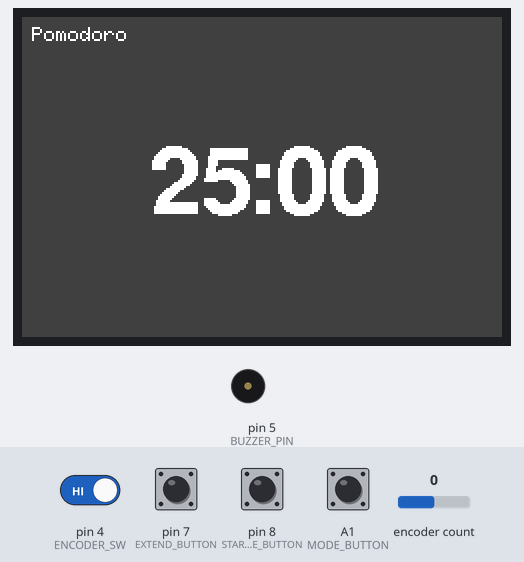
Bench run of a sketch on a simulated Arduino Nano, built with avr-gcc and run on an emulated ATmega328P. Parts: 480×320 colour display, buzzer (waves = sounding). Inputs (shaded band) come from the test bench; at power-on: A1 (MODE_BUTTON), pin 4 (ENCODER_SW), pin 7 (EXTEND_BUTTON), pin 8 (START_PAUSE_BUTTON) HIGH, encoder count 0.

Above: at 1.8 s.
1.9 s: pin 4 (ENCODER_SW) driven LOW
At 2.9 s:
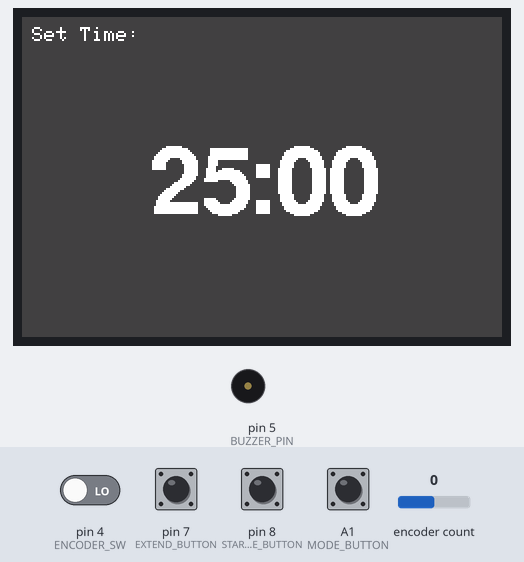
3.6 s: pin 4 (ENCODER_SW) driven HIGH
At 3.81 s:
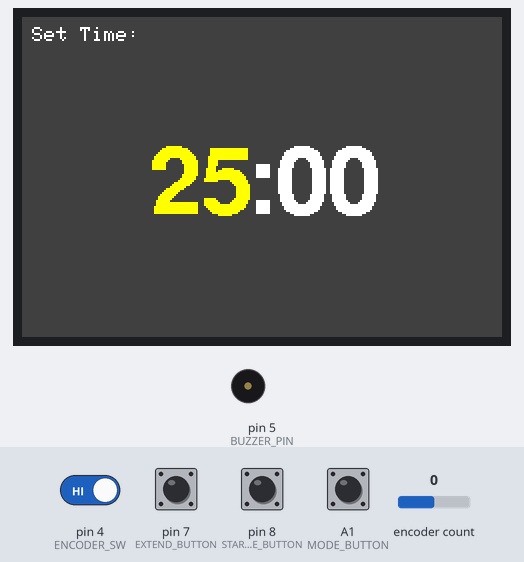
5.1 s: pin 8 (START_PAUSE_BUTTON) pulled LOW for 0.15 s
At 5.54 s:
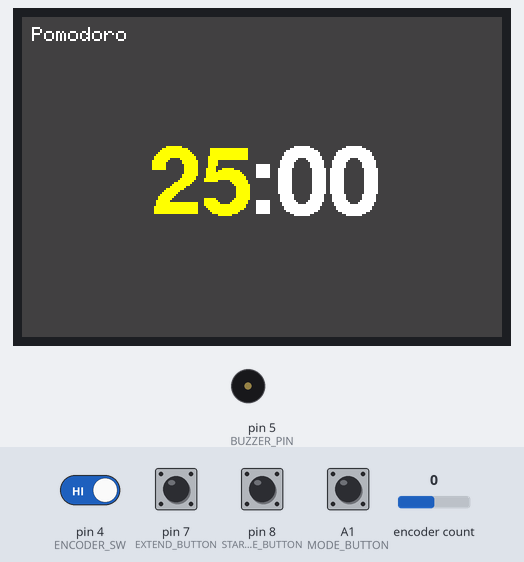
5.8 s: encoder count set to 1
At 6.01 s:
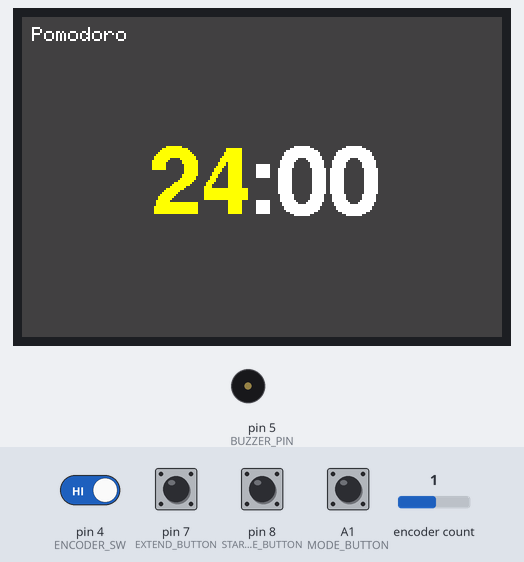
7.3 s: encoder count set to 2
At 7.52 s:
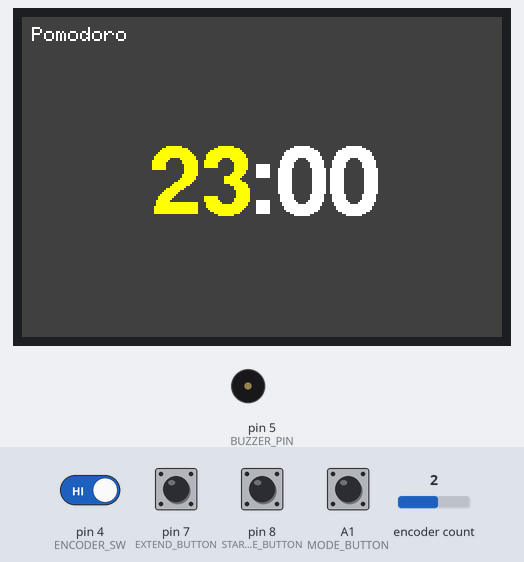
8.8 s: pin 4 (ENCODER_SW) driven LOW
At 9.7 s:
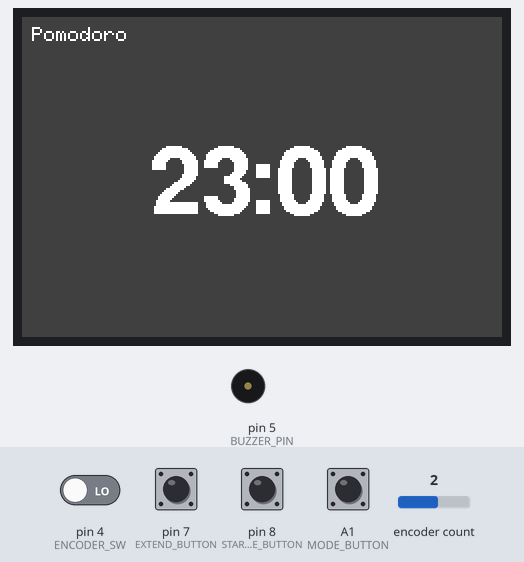
Timing chart, 0 to 11.4 s (numbered marks = the images above; inputs shaded):
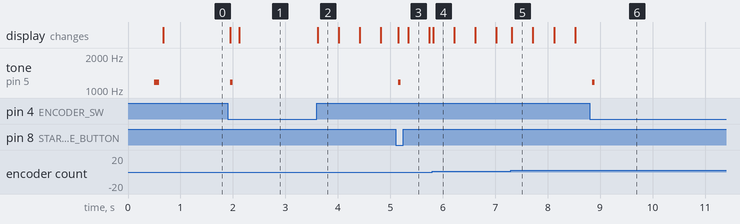

The sketch:

pomodoro.ino
```cpp
#include <Adafruit_GFX.h>
#include <Adafruit_ST7796S_kbv.h>
#include <SPI.h>
#include <Encoder.h>

#include "Fonts/FreeSansBold24pt7b.h"

// remember logic shifter!!

#define TFT_CS   10
#define TFT_DC   9
#define TFT_RST  -1 // Connect display RST to Nano RST pin for hardware reset.
#define ENCODER_A   2 // Interrupt Pin
#define ENCODER_B   3 // Interrupt Pin
#define ENCODER_SW  4
#define START_PAUSE_BUTTON  8
#define EXTEND_BUTTON       7
#define MODE_BUTTON         A1
#define BUZZER_PIN  5
#define WORK_BG     0x000F  // A very dark, deep blue
#define BREAK_BG    0x0410  // A calming, dark teal
#define IDLE_BG     0x4208  // A medium-dark grey
#define WHITE       0xFFFF
#define YELLOW      0xFFE0

Adafruit_ST7796S_kbv tft(TFT_CS, TFT_DC, TFT_RST);
Encoder myEncoder(ENCODER_A, ENCODER_B);
enum OperatingMode { MODE_POMODORO, MODE_52_17, MODE_ALARM };
OperatingMode currentMode = MODE_POMODORO;
enum TimerState {
  STATE_IDLE, STATE_RUNNING_WORK, STATE_RUNNING_BREAK, STATE_PAUSED,
  STATE_SETTING_MINUTES, STATE_SETTING_SECONDS, STATE_ALARM_TRIGGERED
};
TimerState currentState = STATE_IDLE;
TimerState pausedState;

unsigned long timeLeftInSeconds = 0;
unsigned long workTimeSetting = 25 * 60;
unsigned long breakTimeSetting = 5 * 60;
unsigned long lastSecondMillis = 0;

long encoderPosition  = 0;
bool isBlinking = false;
unsigned long lastBlinkMillis = 0;

char lastDisplayedTime[6] = "00:00";
char lastSetTimeString[6] = "00:00";
uint16_t currentBgColor = IDLE_BG;

void buzz(int count, int duration, int frequency = 1175);

void setup() {
  delay(500);

  pinMode(ENCODER_SW, INPUT_PULLUP);
  pinMode(START_PAUSE_BUTTON, INPUT_PULLUP);
  pinMode(EXTEND_BUTTON, INPUT_PULLUP);
  pinMode(MODE_BUTTON, INPUT_PULLUP);
  pinMode(BUZZER_PIN, OUTPUT);

  tft.begin(8000000);
  tft.setRotation(1);

  buzz(1, 100, 1175);
  resetToIdle();
}

void loop() {
  handleInputs();

  if (currentState == STATE_RUNNING_WORK || currentState == STATE_RUNNING_BREAK) {
    updateTimer();
  }

  if (currentState == STATE_SETTING_MINUTES || currentState == STATE_SETTING_SECONDS) {
    handleTimeSetting();
    handleBlinking();
  }
}

void updateTimer() {
  if (millis() - lastSecondMillis >= 1000) {
    lastSecondMillis = millis();
    if (timeLeftInSeconds > 0) {
      timeLeftInSeconds--;
      drawTime();
    } else {
      handleTimerEnd();
    }
  }
}

void handleTimerEnd() {
  if (currentMode == MODE_POMODORO || currentMode == MODE_52_17) {
    if (currentState == STATE_RUNNING_WORK) {
      buzz(2, 150, 1500);
      currentState = STATE_RUNNING_BREAK;
      timeLeftInSeconds = breakTimeSetting;
    } else {
      buzz(1, 200, 1175);
      currentState = STATE_RUNNING_WORK;
      timeLeftInSeconds = workTimeSetting;
    }
  } else {
    currentState = STATE_ALARM_TRIGGERED;
    while (true) {
      buzz(1, 500, 2000);
      delay(1000);
      if (digitalRead(START_PAUSE_BUTTON) == LOW || digitalRead(EXTEND_BUTTON) == LOW ||
          digitalRead(MODE_BUTTON) == LOW || digitalRead(ENCODER_SW) == LOW) {
        break;
      }
    }
    resetToIdle();
  }
  drawScreenLayout();
}

void resetToIdle() {
  currentState = STATE_IDLE;
  switch (currentMode) {
    case MODE_POMODORO:
      workTimeSetting = 25 * 60; breakTimeSetting = 5 * 60; break;
    case MODE_52_17:
      workTimeSetting = 52 * 60; breakTimeSetting = 17 * 60; break;
    case MODE_ALARM:
      workTimeSetting = 10 * 60; breakTimeSetting = 0; break;
  }
  timeLeftInSeconds = workTimeSetting;
  drawScreenLayout();
}

void handleInputs() {
  if (digitalRead(START_PAUSE_BUTTON) == LOW) {
    delay(50);
    if (digitalRead(START_PAUSE_BUTTON) == LOW) {
      buzz(1, 50, 1175);
      if (currentState == STATE_IDLE) currentState = STATE_RUNNING_WORK;
      else if (currentState == STATE_RUNNING_WORK || currentState == STATE_RUNNING_BREAK) {
        pausedState = currentState; currentState = STATE_PAUSED;
      } else if (currentState == STATE_PAUSED) currentState = pausedState;
      drawScreenLayout();
      while (digitalRead(START_PAUSE_BUTTON) == LOW);
    }
  }

  if (digitalRead(EXTEND_BUTTON) == LOW) {
    delay(50);
    if (digitalRead(EXTEND_BUTTON) == LOW) {
      if (currentState != STATE_IDLE && currentState != STATE_SETTING_MINUTES && currentState != STATE_SETTING_SECONDS) {
        buzz(1, 50, 1175);
        timeLeftInSeconds += 5 * 60;
        drawTime();
      }
      while (digitalRead(EXTEND_BUTTON) == LOW);
    }
  }

  if (digitalRead(MODE_BUTTON) == LOW) {
    delay(50);
    if (digitalRead(MODE_BUTTON) == LOW) {
      if (currentState == STATE_IDLE || currentState == STATE_PAUSED) {
        buzz(1, 50, 1175);
        currentMode = static_cast<OperatingMode>((currentMode + 1) % 3);
        resetToIdle();
      }
      while (digitalRead(MODE_BUTTON) == LOW);
    }
  }

  if (digitalRead(ENCODER_SW) == LOW) {
    delay(50);
    if (digitalRead(ENCODER_SW) == LOW) {
      if (currentState == STATE_IDLE || currentState == STATE_PAUSED) {
        buzz(1, 50, 1175);
        currentState = STATE_SETTING_MINUTES;
        drawSettingScreenLayout();
        myEncoder.write((timeLeftInSeconds / 60) * 4);
        encoderPosition = myEncoder.read() / 4;
      } else if (currentState == STATE_SETTING_MINUTES) {
        buzz(1, 50, 1175);
        currentState = STATE_SETTING_SECONDS;
        drawSettingTime();
        myEncoder.write((timeLeftInSeconds % 60) * 4);
        encoderPosition = myEncoder.read() / 4;
      } else if (currentState == STATE_SETTING_SECONDS) {
        if (timeLeftInSeconds == 0) timeLeftInSeconds = 1;
        workTimeSetting = timeLeftInSeconds;
        buzz(2, 75, 1568);
        currentState = STATE_IDLE;
        drawScreenLayout();
      }
      while (digitalRead(ENCODER_SW) == LOW);
    }
  }
}

void handleTimeSetting() {
    long newEncoderPos = myEncoder.read() / 4;
    long oldEncoderPos = encoderPosition;

    if (newEncoderPos != oldEncoderPos) {
        if (currentState == STATE_SETTING_MINUTES) {
            long minutes = timeLeftInSeconds / 60;
            if (newEncoderPos < oldEncoderPos) minutes++;
            else minutes--;
            if (minutes < 0) minutes = 59;
            if (minutes > 59) minutes = 0;
            timeLeftInSeconds = (minutes * 60) + (timeLeftInSeconds % 60);
        } else if (currentState == STATE_SETTING_SECONDS) {
            long seconds = timeLeftInSeconds % 60;
            if (newEncoderPos < oldEncoderPos) seconds++;
            else seconds--;
            if (seconds < 0) seconds = 59;
            if (seconds > 59) seconds = 0;
            timeLeftInSeconds = (timeLeftInSeconds / 60) * 60 + seconds;
        }

        isBlinking = true;
        lastBlinkMillis = millis();
        drawSettingTime();
        encoderPosition = newEncoderPos;
    }
}
void drawScreenLayout() {
  currentBgColor = IDLE_BG;
  if (currentState == STATE_RUNNING_WORK || currentState == STATE_ALARM_TRIGGERED) currentBgColor = WORK_BG;
  if (currentState == STATE_RUNNING_BREAK) currentBgColor = BREAK_BG;
  tft.fillScreen(currentBgColor);

  tft.setFont();
  tft.setCursor(10, 10);
  tft.setTextColor(WHITE);
  tft.setTextSize(2);
  switch (currentMode) {
    case MODE_POMODORO: tft.print("Pomodoro"); break;
    case MODE_52_17:    tft.print("52/17");    break;
    case MODE_ALARM:    tft.print("Alarm");    break;
  }

  if (currentState == STATE_PAUSED) {
    tft.setCursor(10, 35);
    tft.print("PAUSED");
  }

  drawTime();
}

void drawTime() {
  int minutes = timeLeftInSeconds / 60;
  int seconds = timeLeftInSeconds % 60;
  char timeStr[6];
  sprintf(timeStr, "%02d:%02d", minutes, seconds);

  tft.setFont(&FreeSansBold24pt7b);
  int16_t x1, y1;
  uint16_t w, h;
  tft.getTextBounds("00:00", 0, 0, &x1, &y1, &w, &h);
  int16_t x = (tft.width() - w) / 2;
  int16_t y = (tft.height() + h) / 2;

  tft.setTextColor(currentBgColor);
  tft.setCursor(x, y);
  tft.print(lastDisplayedTime);

  tft.setTextColor(WHITE);
  tft.setCursor(x, y);
  tft.print(timeStr);

  strcpy(lastDisplayedTime, timeStr);
}

void drawSettingTime(){
    int minutes = timeLeftInSeconds / 60;
    int seconds = timeLeftInSeconds % 60;

    char minStr[3]; sprintf(minStr, "%02d", minutes);
    char secStr[3]; sprintf(secStr, "%02d", seconds);
    char fullStr[6]; sprintf(fullStr, "%s:%s", minStr, secStr);

    uint16_t minColor = (currentState == STATE_SETTING_MINUTES && isBlinking) ? YELLOW : WHITE;
    uint16_t secColor = (currentState == STATE_SETTING_SECONDS && isBlinking) ? YELLOW : WHITE;

    tft.setFont(&FreeSansBold24pt7b);
    int16_t x1, y1;
    uint16_t w, h;
    tft.getTextBounds("00:00", 0, 0, &x1, &y1, &w, &h);
    int16_t x = (tft.width() - w) / 2;
    int16_t y = (tft.height() + h) / 2;

    tft.setTextColor(IDLE_BG);
    tft.setCursor(x, y);
    tft.print(lastSetTimeString);

    tft.setCursor(x, y);

    tft.setTextColor(minColor);
    tft.print(minStr);

    tft.setTextColor(WHITE);
    tft.print(":");

    tft.setTextColor(secColor);
    tft.print(secStr);

    strcpy(lastSetTimeString, fullStr);
}

void drawSettingScreenLayout() {
    currentBgColor = IDLE_BG;
    tft.fillScreen(currentBgColor);
    tft.setFont();
    tft.setTextSize(2);
    tft.setCursor(10,10);
    tft.setTextColor(WHITE);
    tft.print("Set Time:");
    sprintf(lastSetTimeString, "%02d:%02d", (int)(timeLeftInSeconds / 60), (int)(timeLeftInSeconds % 60));
    drawTime();
}

void handleBlinking() {
  if (millis() - lastBlinkMillis > 400) {
    lastBlinkMillis = millis();
    isBlinking = !isBlinking;
    drawSettingTime();
  }
}

void buzz(int count, int duration, int frequency = 1175) {
  for (int i = 0; i < count; i++) {
    tone(BUZZER_PIN, frequency, duration);
    if(count > 1) delay(duration + 50);
  }
}

#include "Fonts/FreeSansBold24pt7b.h"
```

Measured:
- after the input at 1.9 s, tone on pin 5 (BUZZER_PIN): silent → 1175 Hz after 0.05 s, → silent 0.05 s later; the display: first changes after 0.05 s (image 1 shows a later state)
- after the input at 3.6 s, the display: changes at once (image 2)
- after the input at 5.1 s, tone on pin 5 (BUZZER_PIN): silent → 1175 Hz after 0.05 s, → silent 0.05 s later; the display: first changes after 0.05 s (image 3 shows a later state)
- after the input at 5.8 s, the display: changes at once (image 4)
- after the input at 7.3 s, the display: changes at once (image 5)
- after the input at 8.8 s, tone on pin 5 (BUZZER_PIN): silent → 1175 Hz after 0.05 s, → silent 0.05 s later
- what the display in image 2 shows lasts 0.4 s, from 3.6 s to 4.0 s
